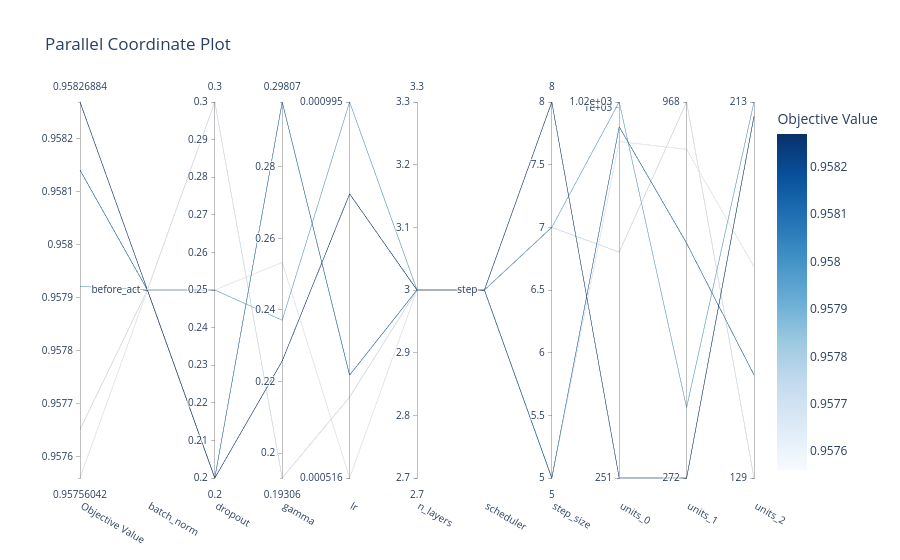

Notebook code for this chart:
### Markdown cell above
## Visualization: Parallel Coordinate Plot

### Code cell
fig = _safe_viz(plot_parallel_coordinate, study, min_complete=3)
_save_viz(fig, 'parallel_coordinate.html')
if fig: fig.show()

### Figure 1 — Plotly figure (JSON) as saved in the notebook; plotly's stock layout.template omitted (floating-point values rounded to 4 significant figures)
{"data": [{"dimensions": [{"label": "Objective Value", "range": [0.9576, 0.9583], "values": [0.9581, 0.9583, 0.9576, 0.9579, 0.9577]}, {"label": "batch_norm", "range": [0, 0], "ticktext": ["before_act"], "tickvals": [0], "values": [0, 0, 0, 0, 0]}, {"label": "dropout", "range": [0.2, 0.3], "values": [0.2, 0.2, 0.25, 0.25, 0.3]}, {"label": "gamma", "range": [0.1931, 0.2981], "values": [0.2981, 0.2257, 0.2533, 0.2371, 0.1931]}, {"label": "lr", "range": [-3.288, -3.002], "ticktext": ["0.000516", "0.000995"], "tickvals": [-3.288, -3.002], "values": [-3.21, -3.072, -3.288, -3.002, -3.226]}, {"label": "n_layers", "range": [3, 3], "values": [3, 3, 3, 3, 3]}, {"label": "scheduler", "range": [0, 0], "ticktext": ["step"], "tickvals": [0], "values": [0, 0, 0, 0, 0]}, {"label": "step_size", "range": [5, 8], "values": [5, 8, 5, 7, 7]}, {"label": "units_0", "range": [2.4, 3.009], "ticktext": ["251", "1e+03", "1.02e+03"], "tickvals": [2.4, 3, 3.009], "values": [2.969, 2.4, 2.945, 3.009, 2.766]}, {"label": "units_1", "range": [2.435, 2.986], "ticktext": ["272", "968"], "tickvals": [2.435, 2.986], "values": [2.779, 2.435, 2.916, 2.538, 2.986]}, {"label": "units_2", "range": [2.111, 2.328], "ticktext": ["129", "213"], "tickvals": [2.111, 2.328], "values": [2.17, 2.32, 2.233, 2.328, 2.111]}], "labelangle": 30, "labelside": "bottom", "line": {"color": [0.9581, 0.9583, 0.9576, 0.9579, 0.9577], "colorbar": {"title": {"text": "Objective Value"}}, "colorscale": [[0, "rgb(247,251,255)"], [0.125, "rgb(222,235,247)"], [0.25, "rgb(198,219,239)"], [0.375, "rgb(158,202,225)"], [0.5, "rgb(107,174,214)"], [0.625, "rgb(66,146,198)"], [0.75, "rgb(33,113,181)"], [0.875, "rgb(8,81,156)"], [1, "rgb(8,48,107)"]], "reversescale": false, "showscale": true}, "type": "parcoords"}], "layout": {"title": {"text": "Parallel Coordinate Plot"}}}
